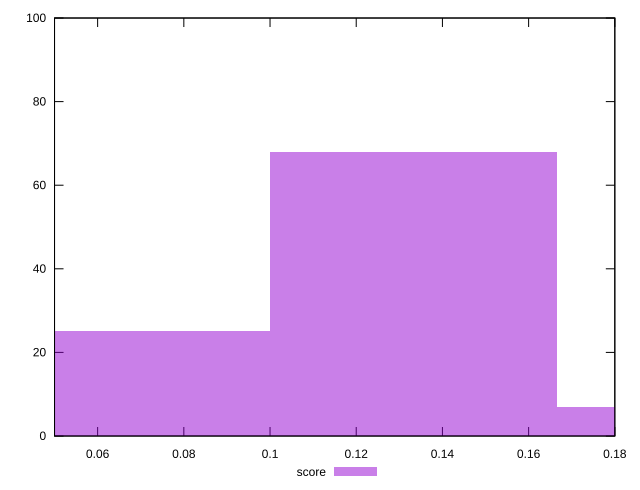

Reproduce this figure in gnuplot.
reset

$score <<EOF
0.06664018098459398 25
0.13328036196918797 68
0.19992054295378195 7
EOF

set key outside below
set boxwidth 0.06664018098459398
set xrange [0.05:0.18]
set yrange [0:100]
set trange [0:100]
set style fill transparent solid 0.5 noborder
set terminal svg size 640, 490 enhanced background rgb 'white'
set output "report_00011_2021-02-09T10:53:21.242Z/interactive/samples/pages/score/histogram.svg"

plot $score title "score" with boxes

reset
